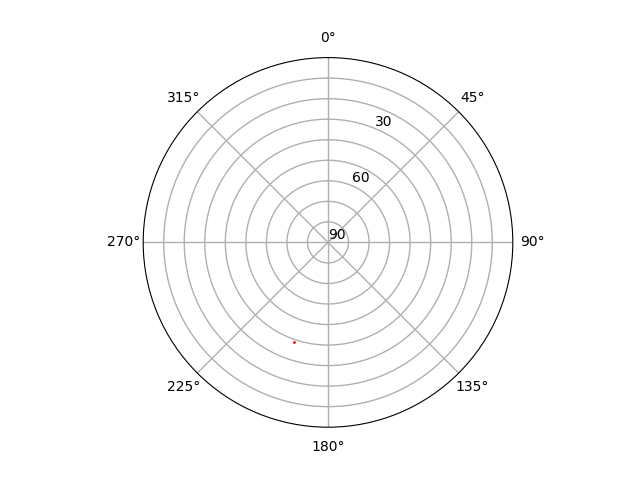

Source code (Python):
import numpy as np
from pysolar.solar import get_azimuth, get_altitude
from _datetime import datetime
import tzlocal
import cv2
from matplotlib import pyplot as plt
import os


# also ignore leap second warnings
# the lat, long will be of the camera
def get_sun(lat, long, date):
	altitude = get_altitude(lat, long, date)
	azimuth = get_azimuth(lat, long, date)
	return azimuth, altitude

def mask_sun(lat, long):
	# date = tzlocal.get_localzone().localize(datetime.now())
	date = datetime(2019, 11, 24, 13, 17, 00, tzinfo=tzlocal.get_localzone())
	# frame = cv2.resize(frame1, (640, 480))

	# 2.) Find sun using (azimuth, altitude)
	azimuth, altitude = get_sun(lat, long, date)
	# print(azimuth, altitude)
	# *************** Creating the polar grid ****************
	# To convert degrees to radian for plotting
	rad = np.pi / 180
	fig = plt.figure()
	ax1 = fig.add_subplot(111, projection='polar')
	ax1.grid(True)
	ax1.set_theta_zero_location("N")
	ax1.set_theta_direction(-1)
	ax1.grid(linewidth=1)
	ax1.set_ylim(0, 90)
	ax1.set_yticks(np.arange(0, 90, 10))
	yLabel = ['90', '', '', '60', '', '', '30', '', '', '']
	ax1.set_yticklabels(yLabel)
	# *************** PLOTTING DIRECTLY ONTO POLAR GRID WITH AZIMUTH, ALTITUDE input ***************
	# original: single center point
	plt.polar((azimuth)*rad, 90-altitude, 'ro', markersize=1)
	plt.savefig('sunPos.png')

	# 3.) Mask the sun in the image, store the masked area as 'sunPixels'
	# load sunPos image to create mask
	sun_image = cv2.imread('sunPos.png')

	mask = np.zeros_like(sun_image)
	mask[np.where((sun_image == [0, 0, 255]).all(axis=2))] = [0, 0, 255]

	# Store the plotted center point
	point = np.where((mask == [0, 0, 255]).all(axis=2))

	# TODO: check if the sun is not out return
	#return None, None

	sun_center = (point[1][0], point[0][0])

	# draw circle with radius=18 around the center point
	cv2.circle(mask, sun_center, 18, (0, 0, 255), -1, 8, 0)

	points = np.where((mask == [0, 0, 255]).all(axis=2))
	sun_pixels = list(zip(points[1][:], points[0][:]))

	# clean up after ourselves
	# os.remove('sunPos.png')

	# 4.) Send 'sun_center' to motion estimation and coverage
	return sun_center, sun_pixels
